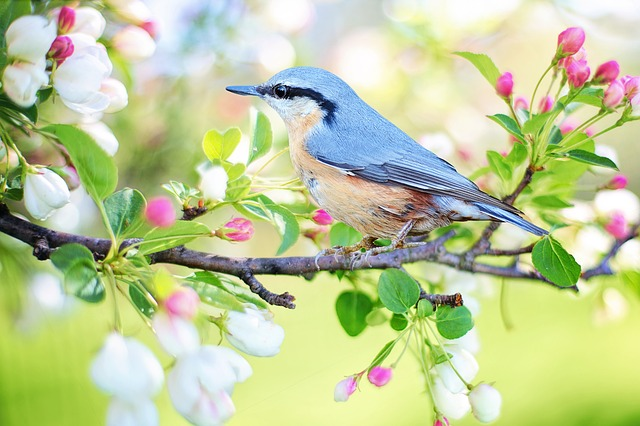
#> input picture SB#2726_Task0/SB#2726_Task0/Task0.2/Image Processing/Images/bird.jpg, 640 x 426 px, given in place of the camera
$ python test_task3.py
#> lines starting #> are read from the running program, lines starting #| are printed output that depends on the picture; after the words box and inside, x2 and y2 are one past the last pixel; in counts of white or black regions, pixels touching at a corner belong together
#> in main, frame is the input picture: shape (426, 640, 3); mean B, G, R 154.3, 203, 191.5
#| (426, 640, 3)
###############################################################################
## Author: Team Supply Bot
## Edition: eYRC 2019-20
## Instructions: Do Not modify the basic skeletal structure of given APIs!!!
###############################################################################


######################
## Essential libraries
######################
import cv2
import numpy as np
import os
import math
import csv
import copy


############################################
## Build your algorithm in this function
## ip_image: is the array of the input image
## imshow helps you view that you have loaded
## the corresponding image
############################################
def process(ip_image):
    ###########################
    ## Your Code goes here
    ###########################
    op_image = ip_image
    height, width, channels = ip_image.shape
#> height = 426; width = 640; channels = 3
    c1 = height/2
#> c1 = 213
    c2 = -1*(width/2)
#> c2 = -320
    #c1=319
    #c2=-242
    hsv = cv2.cvtColor(ip_image, cv2.COLOR_BGR2HSV)
#> hsv: shape (426, 640, 3); mean H, S, V 54, 83.4, 211.3
    lower_green = np.array([40,100,100])
    upper_green = np.array([70,255,255])
    mask_green = cv2.inRange(hsv, lower_green, upper_green)
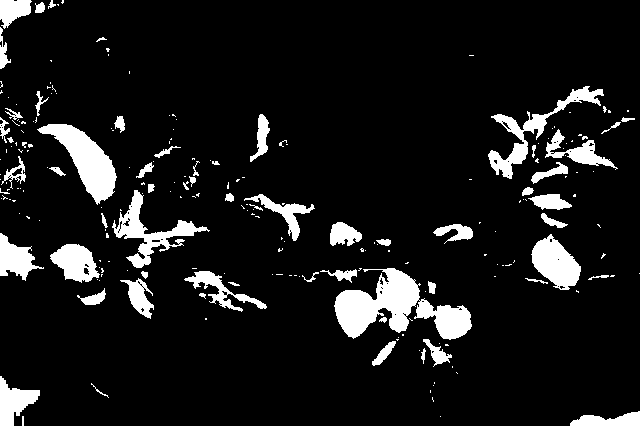
#> mask_green: shape (426, 640); 9.7% white; 221 white regions (159 under 20 px), largest, box (x1, y1, x2, y2) and area: (334, 268, 472, 340) 4665, (37, 124, 117, 205) 2545, (488, 86, 604, 179) 1912
    res_green = cv2.bitwise_and(ip_image, ip_image, mask=mask_green)
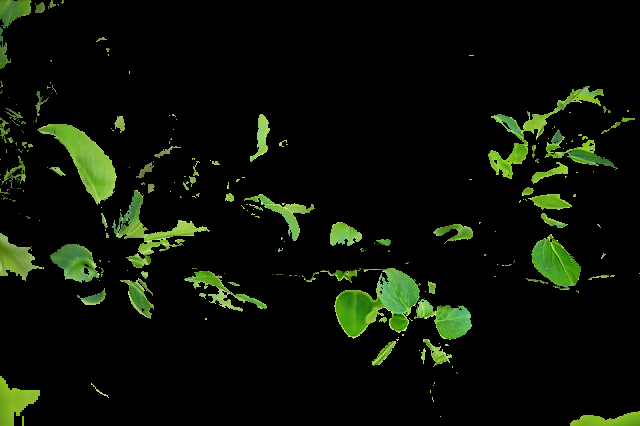
#> res_green: shape (426, 640, 3); mean B, G, R 5.8, 16.4, 10.9
    lower_red = np.array([170,100,100])
    upper_red = np.array([179,255,255])
    mask_red = cv2.inRange(hsv, lower_red, upper_red)
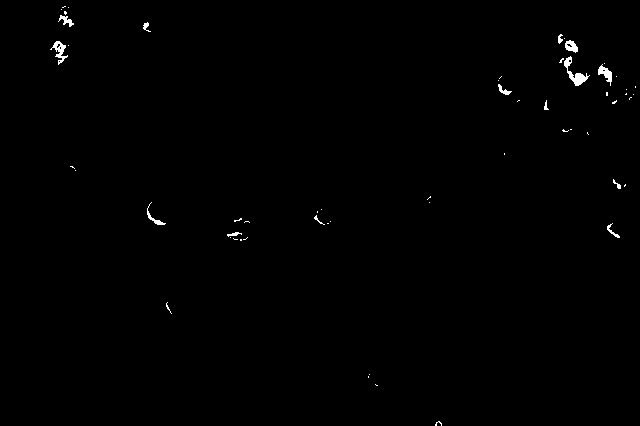
#> mask_red: shape (426, 640); 0.47% white; 57 white regions (43 under 20 px), largest, box (x1, y1, x2, y2) and area: (564, 56, 590, 86) 233, (50, 41, 68, 65) 157, (598, 64, 612, 86) 135
    res_red = cv2.bitwise_and(ip_image, ip_image, mask=mask_red)
    dst = cv2.addWeighted(res_red, 1.0, res_green, 1.0, 0.0)
    imgray = cv2.blur(dst, (3,3))
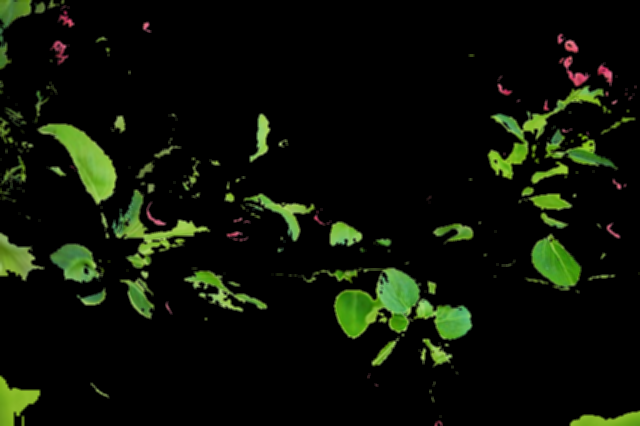
#> imgray: shape (426, 640, 3); mean B, G, R 6.3, 16.8, 11.9
    threshold=400
    canny_output=cv2.Canny(dst, threshold, threshold*2)
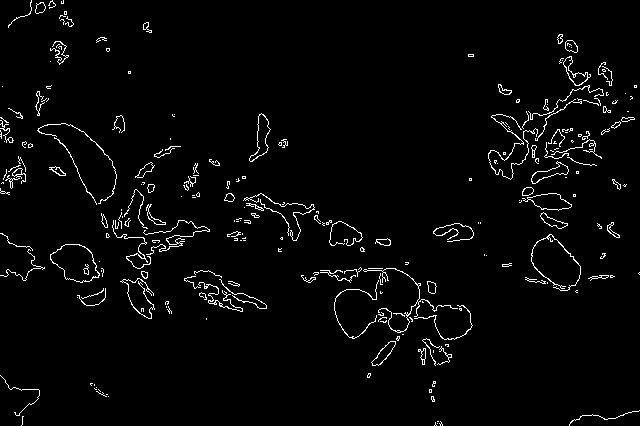
#> canny_output: shape (426, 640); 2.8% white in thin lines or dots
    #cv2.imshow('canny_output', canny_output)
    contours, hierarchy = cv2.findContours(canny_output,cv2.RETR_TREE,cv2.CHAIN_APPROX_SIMPLE)
#> contours = 373 contours, 298 with area under 20; largest, box (x1, y1, x2, y2) and area: (50, 244, 100, 283) 1244, (50, 244, 100, 283) 1218, (522, 193, 572, 211) 466, (527, 193, 572, 211) 460, (249, 113, 271, 162) 410
    #print(contours)
    contour_list = []
    for contour in contours:
        approx = cv2.approxPolyDP(contour, 0.01*cv2.arcLength(contour,True),True)
        area = cv2.contourArea(contour)
        if ((len(approx) > 5 and len(approx) < 15)and (area > 70 and area < 110)):
            contour_list.append(contour)
#> this loop made 373 passes
#> area on passes 26, 29, 34: 52, 36, 228
#> after the loop, contour_list = 2 contours; box (x1, y1, x2, y2) and area: (565, 40, 578, 53) 109, (522, 187, 534, 196) 71
    #print(contour_list)
    img = cv2.drawContours(ip_image, contours, 0, (255,0,0), 2)
    img = cv2.drawContours(ip_image, contours, len(contours)-1, (255,0,0), 2)
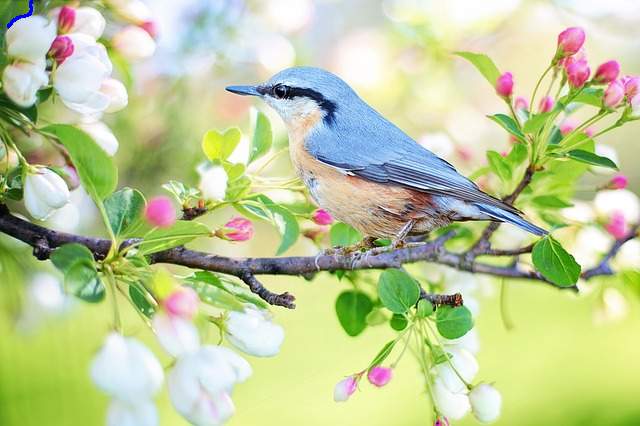
#> img: shape (426, 640, 3); mean B, G, R 154.4, 202.9, 191.4
    #cv2.imshow('window', img)
    x1=contours[len(contours)-1][0][0][0]
#> x1 = 31
    y1=-1*(contours[len(contours)-1][0][0][1])
#> y1 = 0
    x2=contours[0][0][0][0]
#> x2 = 437
    y2=-1*(contours[0][0][0][1])
#> y2 = -423
    m1=(c2-y1)/(c1-x1)
#> m1 = -1.76
    m2=(c2-y2)/(c1-x2)
#> m2 = -0.46
    angle=180-round(max(  math.degrees(math.atan((m1-m2)/(1+m1*m2)))  ,  math.degrees(math.atan((m2-m1)/(1+m1*m2)))  ),2)
#> angle = 144.3
    org=(50,50)
    font=cv2.FONT_HERSHEY_SIMPLEX
    fontScale=0.5
    color=(0,0,255)
    thickness=1
    cv2.putText(ip_image, str(angle), org, font, fontScale, color, thickness, cv2.LINE_AA)
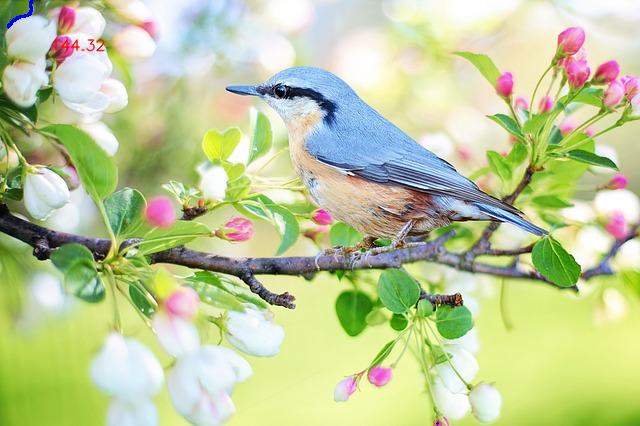
#> ip_image: shape (426, 640, 3); 0.13% of pixels changed, all inside (x1, y1, x2, y2) = (53, 39, 105, 52)
    return ip_image


####################################################################
## The main program which provides read in input of one image at a
## time to process function in which you will code your generalized
## output computing code
## Modify the image name as per instruction
####################################################################
def main():
    ################################################################
    ## variable declarations
    ################################################################
    i = 1
    ## reading in video
    cap = cv2.VideoCapture(0) #if you have a webcam on your system, then change 0 to 1
    ## getting the frames per second value of input video
    fps = cap.get(cv2.CAP_PROP_FPS)
    ## setting the video counter to frame sequence
    cap.set(3, 640)
    cap.set(4, 480)
    cap.set(1, fps*10)
    ## reading in the frame
    ret, frame = cap.read()
    ## verifying frame has content
    print(frame.shape)
    while(ret):
        ret, frame = cap.read()
        ## display to see if the frame is correct
        cv2.imshow("window", frame)
        cv2.waitKey(int(1000/fps));
        ## calling the algorithm function
        op_image = process(frame)
        cv2.imwrite("SB#2726_task3I.jpg",op_image)
        cap.release()


############################################################################################
## main function
############################################################################################
if __name__ == '__main__':
    main()

$ run again, on SB#2726_Task0/SB#2726_Task0/Task0.2/Image Processing/Images/flowers.jpg
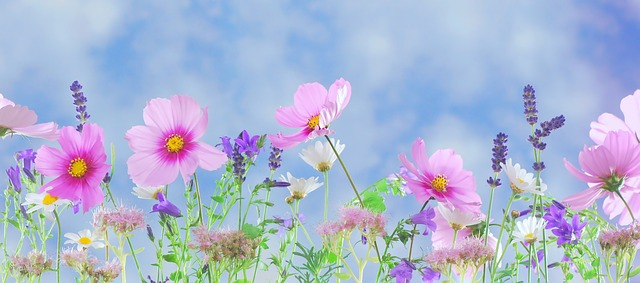
#> input picture SB#2726_Task0/SB#2726_Task0/Task0.2/Image Processing/Images/flowers.jpg, 640 x 283 px, given in place of the camera
#> in main, frame is the input picture: shape (283, 640, 3); mean B, G, R 209, 182.4, 172.4
#| (283, 640, 3)
#> hsv: shape (283, 640, 3); mean H, S, V 105.4, 69.8, 217.9
#> in process, `mask_green = cv2.inRange(hsv, lower_green, upper_green)`:
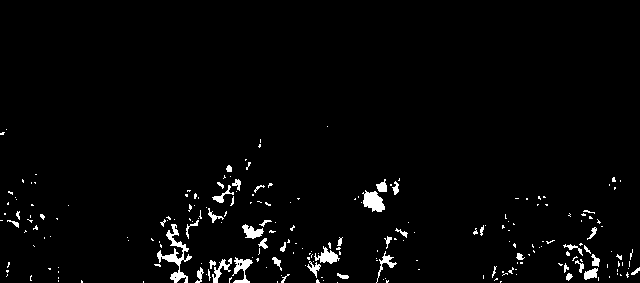
#> mask_green: shape (283, 640); 2.4% white; 225 white regions (183 under 20 px), largest, box (x1, y1, x2, y2) and area: (157, 224, 192, 283) 549, (362, 190, 385, 212) 323, (232, 257, 253, 283) 232
#> mask_red: shape (283, 640); 0.1% white in thin lines or dots, all inside (x1, y1, x2, y2) = (51, 115, 623, 232)
#> canny_output: shape (283, 640); 1.6% white in thin lines or dots, all inside (x1, y1, x2, y2) = (0, 125, 640, 283)
#> contours = 263 contours, 225 with area under 20; largest, box (x1, y1, x2, y2) and area: (375, 251, 397, 283) 124, (583, 268, 598, 281) 106, (212, 185, 235, 207) 105, (583, 268, 598, 280) 104, (380, 252, 397, 268) 92
#> the loop in process, `for contour in contours:` made 263 passes
#> area on passes 27 to 29: 34.5, 29.5, 42.5
#> after the loop in process, `for contour in contours:`: contour_list = []
#> x1 = 307
#> y1 = -125
#> x2 = 337
#> y2 = -281
#> m1 = 1.18
#> m2 = 0.199
#> angle = 141.6
#> in process, `cv2.putText(ip_image, str(angle), org, font, fontScale, color, thickne..`:
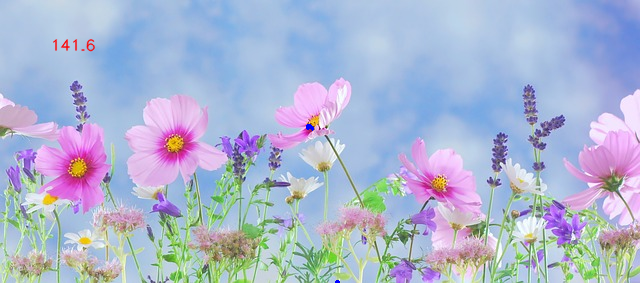
#> ip_image: shape (283, 640, 3); mean B, G, R 208.9, 182.3, 172.4
